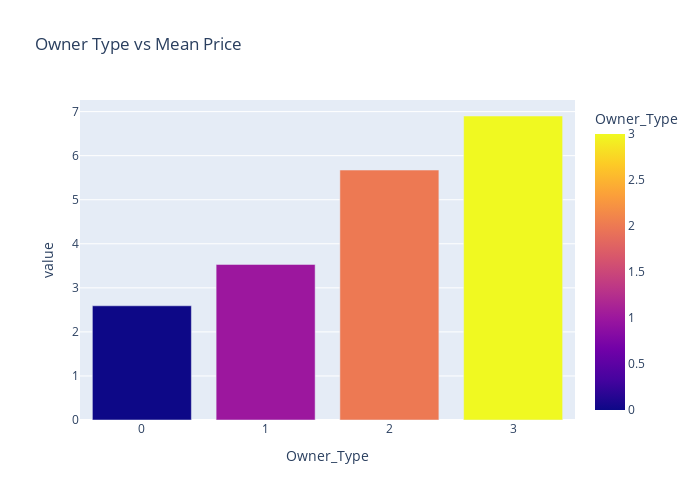

Notebook cell for this chart:
### Code cell
agg = df.groupby('Owner_Type')['Price'].mean().sort_values(ascending=False)
fig = px.bar(agg , color = agg.index , width=700 , height =500,title='Owner Type vs Mean Price')
fig.show()

### Figure 1 — Plotly figure (JSON) as saved in the notebook; plotly's stock layout.template omitted (floating-point values rounded to 4 significant figures)
{"data": [{"alignmentgroup": "True", "hovertemplate": "Owner_Type=%{marker.color}<br>value=%{y}<extra></extra>", "legendgroup": "", "marker": {"color": [3, 2, 1, 0], "coloraxis": "coloraxis", "pattern": {"shape": ""}}, "name": "", "offsetgroup": "", "orientation": "v", "showlegend": false, "textposition": "auto", "type": "bar", "x": [3, 2, 1, 0], "xaxis": "x", "y": [6.9, 5.674, 3.531, 2.592], "yaxis": "y"}], "layout": {"barmode": "relative", "coloraxis": {"colorbar": {"title": {"text": "Owner_Type"}}, "colorscale": [[0, "#0d0887"], [0.1111, "#46039f"], [0.2222, "#7201a8"], [0.3333, "#9c179e"], [0.4444, "#bd3786"], [0.5556, "#d8576b"], [0.6667, "#ed7953"], [0.7778, "#fb9f3a"], [0.8889, "#fdca26"], [1, "#f0f921"]]}, "height": 500, "legend": {"tracegroupgap": 0}, "title": {"text": "Owner Type vs Mean Price"}, "width": 700, "xaxis": {"anchor": "y", "domain": [0, 1], "title": {"text": "Owner_Type"}}, "yaxis": {"anchor": "x", "domain": [0, 1], "title": {"text": "value"}}}}
